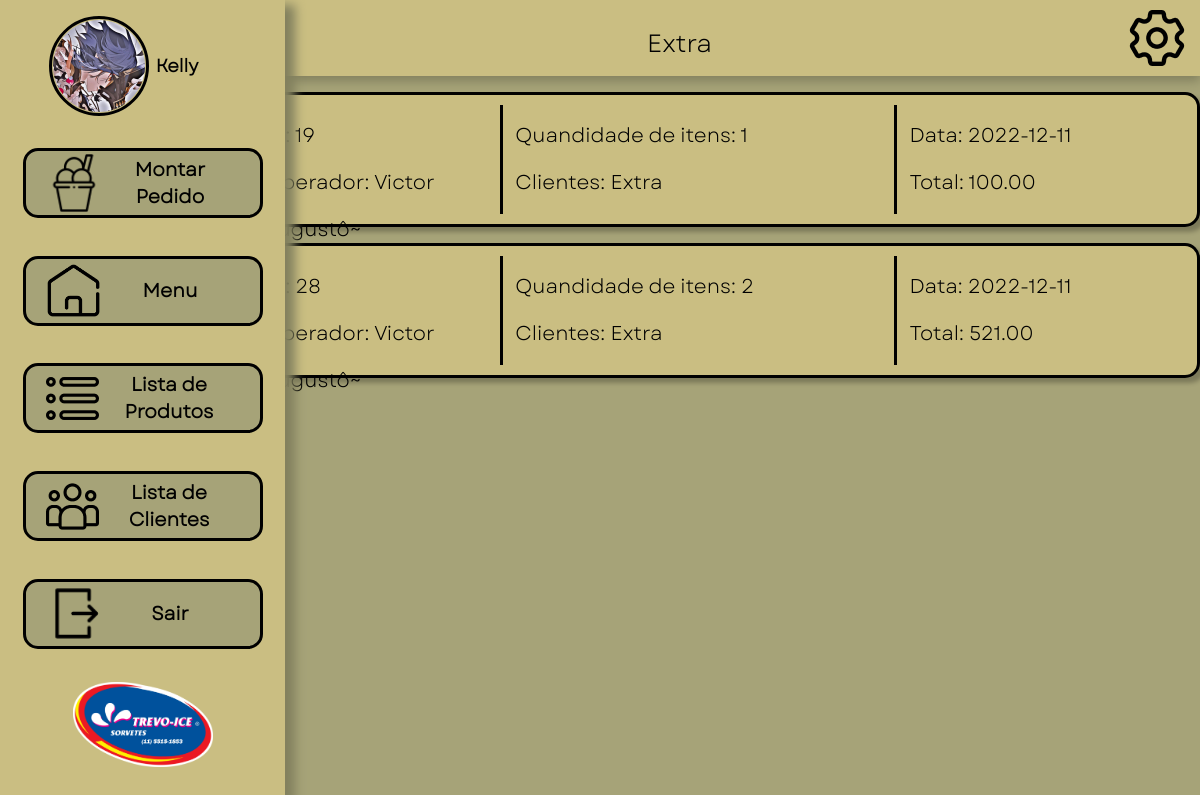
The page /PHP/Venda/histcli.php?id=2 (signed in) on the database its author committed.
### tables this page shows
CREATE TABLE `cliente` (
  `nome_cli` varchar(255) NOT NULL,
  `apelido_cli` varchar(255) DEFAULT NULL,
  `email_cli` varchar(255) DEFAULT NULL,
  `contato_cli` varchar(255) NOT NULL,
  `cpf` varchar(255) DEFAULT NULL,
  `cnpj` varchar(255) DEFAULT NULL,
  `endereco_cli` varchar(255) NOT NULL,
  `id_cli` int(11) NOT NULL
);

CREATE TABLE `venda` (
  `datas` date NOT NULL,
  `total_venda` decimal(8,2) NOT NULL,
  `quant_produtos` int(10) NOT NULL,
  `pend` int(10) NOT NULL,
  `id_cli` int(11) NOT NULL,
  `id_oper` int(11) NOT NULL,
  `id_venda` int(11) NOT NULL
);

CREATE TABLE `operador` (
  `nome_oper` varchar(255) NOT NULL,
  `email_oper` varchar(255) NOT NULL,
  `senha` varchar(255) NOT NULL,
  `avatar` varchar(255) NOT NULL,
  `nivel_acess` int(10) NOT NULL,
  `id_oper` int(11) NOT NULL
);

### PHP/Venda/histcli.php (the view, shortened to what this page needs)
<?php
include ('../conexao.php');
?>
<!DOCTYPE html>
<html lang="pt-br">
<head>
    <link rel="stylesheet" type="text/css" href="../../CSS/Menu.css">
    <link rel="stylesheet" type="text/css" href="../../CSS/his.css">
    <link rel="stylesheet" type="text/css" href="../../CSS/montarPedido.css">
    <link rel="stylesheet" type="text/css" href="../../CSS/listagem.css">
</head>
<body >
    <div id="headerhis">
        <div  class="vendidos">
         <?php
         $id = $_GET['id'];
         $selecthistitulo="SELECT * FROM cliente  WHERE id_cli= $id ";
         $resulthistitulo = $pdo->prepare($selecthistitulo);
         $resulthistitulo->execute();
         $titulo = $resulthistitulo->fetch(PDO::FETCH_ASSOC);
         echo $titulo[utf8_encode("nome_cli")];
         ?>
        </div>
        <div id="config">
            <img src="../../IMG/conf.png" class="icones" onclick="abreconf()" id="conf">
        </div>
    </div>
    <div id="his">
    <?php
if(isset($_GET['id']))
{
$id = $_GET['id'];
$selecthiscli="SELECT * FROM venda  INNER JOIN operador ON venda.id_oper = operador.id_oper INNER JOIN cliente ON venda.id_cli = cliente.id_cli WHERE  venda.id_cli= $id ORDER BY id_venda asc  ";
$resulthiscli = $pdo->prepare($selecthiscli);
$resulthiscli->execute();
while ($linhas_hiscli = $resulthiscli->fetch(PDO::FETCH_ASSOC)) {  ?>
    <a class="teste2" href="pedido.php?id_ven=<?php echo $linhas_hiscli["id_venda"]; ?>">
        <div class="sectionone">
            <u class="info">ID: <?php echo $linhas_hiscli["id_venda"]; ?> </u> <br>
            <u class="info">Operador: <?php echo $linhas_hiscli[utf8_encode("nome_oper")]; ?> </u>
        </div>
        <div class="sectiontwo">
            <u class="info">Quandidade de itens: <?php
            echo $linhas_hiscli["quant_produtos"];
            ?> </u> <br>
            <u class="info">Clientes: <?php echo $linhas_hiscli[utf8_encode("nome_cli")]; ?></u>
        </div>
        <div class="sectionthree">
            <u class="info">Data: <?php echo $linhas_hiscli["datas"]; ?> </u> <br>
            <u class="info">Total: <?php echo $linhas_hiscli["total_venda"]; ?> </u>
        </div>
    </a>
<?php  }; }
else{ header('location: ../Menu/Menu.php');
}?>
    </div>
<div id="menuho">
    <div id="operador">
        <?php
        $avatar = $_SESSION['avatar_session'];
        echo '<img id="icon" src="'.$avatar.'">';
        ?>
            <h1 id="nome"> <?php
                $nome_oper = $_SESSION[utf8_encode('nome_session')];
                echo $nome_oper ?></h1>
        </div>
        <a class="sidebtn" href="../Cliente/selecionarcliente.php"> <img class="imgbtn" src="../../IMG/MP.png">
            <div class="MP"> Montar Pedido</div>
        </a>
        <a class="sidebtn" href="../Menu/menu.php"> <img class="imgbtn" src="../../IMG/casinha.png">
            <div href="#" class="MP">Menu</div><p class="sairadjustment"></p>
        </a>
        <a class="sidebtn" href="../Produtos/ProdutosList.php"> <img class="imgbtn" src="../../IMG/LP.png">
            <div href="#" class="MP">Lista de Produtos</div>
        </a>
        <a class="sidebtn" href="../Cliente/listagemcli.php"> <img class="imgbtn" src="../../IMG/LC.png">
            <div href="#" class="MP">Lista de
                Clientes</div>
        </a>
        <a class="sidebtn" href="../logout.php"> <img class="imgbtn" src="../../IMG/EX.png">
            <div href="#" class="MP">Sair</div><p id="sairadjustment"></p>
        </a>
        <img src="../../IMG/trevoice.png" class="logo" alt="">
    </div>
    <div class="config-scn" id="config-aba"  onmouseleave="fechaconf()">
</div>
</body>

### CSS/Menu.css (style rules this page uses)
#config { user-select: none; }
* { margin: 0px; padding: 0px; box-sizing: border-box; list-style: none; }
body { background: #A6A378; background-repeat: no-repeat; height: 100%; width: 100%; }
#menuho { display: grid; height: 100%; justify-items: center; justify-content: center; background-color: #CABE82; width: 170px; box-shadow: 10px 5px 10px #82805e; z-index: 1; position: fixed; z-index: 6; top: 0; left: 0; overflow-x: hidden; transition: width .5s; }
.MP { display: inline-block; opacity: 0; transition-property: opacity; transition-delay: .0s; transition-duration: .0s; transition-timing-function: linear; }
#operador { display: flex; align-items: center; justify-content: space-evenly; position: sticky; transition-property: width; transition-duration: 1s; transition-timing-function: linear; margin-bottom: 10px; }
.logo { width: 140px; height: auto; user-select: none; }
.sidebtn { display: flex; align-items: center; justify-content: space-between; background: #A6A378; border: 3px solid #000000; border-radius: 15px; width: 100px; height: 70px; margin-top: 5px; padding-left: 20px; padding-right: 20px; position: relative; transition: width 1s; text-decoration: none; }
.imgbtn { width: 55px; user-select: none; }
h1 { font-size: 25px; text-align: top; }
#icon { width: 100px; height: 100px; border-radius: 50px; display: inline-block; user-select: none; border: 3px solid black; padding: 1px; transition-duration: 1s; transition-timing-function: linear; object-fit: cover; }
#nome { display: inline-block; opacity: 0; font-size: 0; transition-property: opacity; transition-delay: .0s; transition-duration: .5s; transition-timing-function: linear; }
.icones { cursor: pointer; height: 56px; width: 56px; user-select: none; }
.teste2 { padding-top: 10px; margin-left: 15rem; margin-top: 1rem; background: #CABE82; border: 3px solid #000000; box-shadow: 5px 5px 4px rgba(0, 0, 0, 0.25); border-radius: 15px; width: 80%; height: 135px; font-size: 40px; text-decoration: none; padding-bottom: 10px; color: #000; display: flex; justify-content: space-evenly; align-items: center; transition: all .2s ease-in-out; }
.info { font-family: 'garet'; font-style: normal; font-size: 20px; text-decoration: none; overflow: hidden; }
.sectionone { border-right:black 3px solid; width: 25%; height: 100%; margin-left: 20px; user-select: none; }
.sectiontwo { width: 40%; display: inline-block; margin-left: 10px; border-right:black 3px solid; user-select: none; height: 100%; }
img { user-select: none; }
.sectionthree { width: 30%; display: inline-block; margin-left: 10px; user-select: none; height: 100%; }
.vendidos { display: flex; align-items: center; }
.config-scn { padding-top: 20px; border-left: 0px solid #000000; border-bottom-left-radius: 10px; display: grid; height: 0px; justify-items: center; justify-content: center; background-color: #CABE82; width: 250px; box-shadow: -10px 5px 10px #82805e; z-index: 1; position: fixed; z-index: 1; top: 0; right: 0; overflow: hidden; transition: all 1s; }
#conf { margin-right: 5px; }

### CSS/his.css (style rules this page uses)
#headerhis { position: sticky; top: 0; height: 76px; display: flex; justify-content: space-between; flex-flow: row wrap; padding: 10px; font-family: "garet"; font-size: 25px; background-color: #CABE82; color: #000; z-index: 5; box-shadow: 0px 5px 10px #82805e; width: auto; padding-left: 190px; align-items: center; }

### rows shown on the page
cliente: nome_cli "Extra"
venda: id_venda "19", id_oper.nome_oper "Victor Augustô~", quant_produtos "1", id_cli.nome_cli "Extra", datas "2022-12-11", total_venda "100.00"
venda: id_venda "28", id_oper.nome_oper "Victor Augustô~", quant_produtos "2", id_cli.nome_cli "Extra", datas "2022-12-11", total_venda "521.00"

### other values the page prints
$nome_oper "Kelly"
